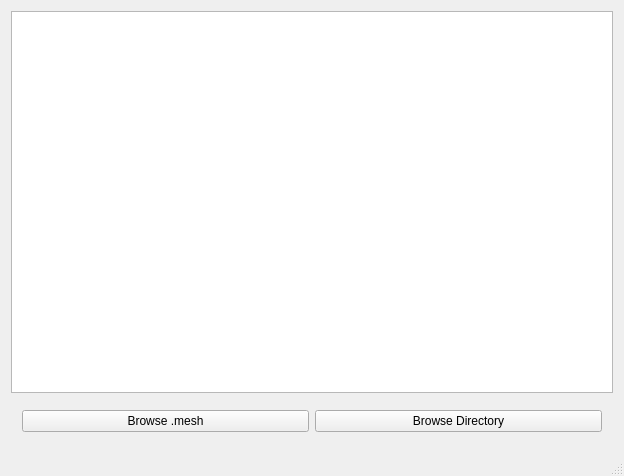
<?xml version="1.0" encoding="UTF-8"?>
<ui version="4.0">
 <class>MainWindow</class>
 <widget class="QMainWindow" name="MainWindow">
  <property name="geometry">
   <rect>
    <x>0</x>
    <y>0</y>
    <width>624</width>
    <height>476</height>
   </rect>
  </property>
  <property name="windowTitle">
   <string>MainWindow</string>
  </property>
  <widget class="QWidget" name="centralWidget">
   <layout class="QGridLayout" name="gridLayout">
    <item row="1" column="0">
     <widget class="QWidget" name="widget" native="true">
      <layout class="QGridLayout" name="gridLayout_2">
       <item row="0" column="0">
        <widget class="QPushButton" name="browseFileBtn">
         <property name="text">
          <string>Browse .mesh</string>
         </property>
        </widget>
       </item>
       <item row="0" column="1">
        <widget class="QPushButton" name="browseDirBtn">
         <property name="text">
          <string>Browse Directory</string>
         </property>
        </widget>
       </item>
      </layout>
     </widget>
    </item>
    <item row="0" column="0">
     <widget class="QTreeView" name="treeView"/>
    </item>
   </layout>
  </widget>
  <widget class="QStatusBar" name="statusBar"/>
 </widget>
 <layoutdefault spacing="6" margin="11"/>
 <resources/>
 <connections/>
</ui>
